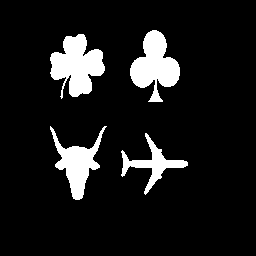
%> input picture match1.gif, 256 x 256 px
$ octave test.m   (GNU Octave 9; MATLAB toolbox functions it lacks are replaced by stand-ins)
%> lines starting %> are read from the running program, lines starting %| are printed output that depends on the picture; in (x1, y1, x2, y2) boxes, pixels count from 0 and x2, y2 are one past the last pixel; in counts of white or black regions, pixels touching at a corner belong together; the program's own positions count from 1
### cutShape.m
function [boundingbox, nRegions] = cutShape(filename)
% give boundingbox based on given file
% to get sub image, use imcrop(f,boundingbox(1).BoundingBox)
    f = imread(filename);
    CC = bwconncomp(f);
    boundingbox = regionprops(CC,'BoundingBox');
    nRegions = length(boundingbox);
end

### erosion.m
function erosion_pic = erosion(X,B)
% for all B we ensure B=B^s
% Specificly, we ensure B to be a (2k+1)*(2k+1) centrosymmetric matrix
% thus we can only focus on how to inplement Minkowski Subtraction

% padding X with black pixels
l = floor(length(B(1,:))/2);
X = padarray(X, [l,l], 0);

erosion_pic = zeros(size(X));
[ROW,COL] = size(X);
% be aware of border affect
for x=1+l:ROW-l
    for y=1+l:COL-l
        curr_X = X(x-l:x+l,y-l:y+l);
        tmp = (curr_X & B) == B;
        erosion_pic(x,y) = all(tmp(:));
    end
end
erosion_pic = erosion_pic(l+1:end-l, l+1:end-l);
return

### dilation.m
function dilation_pic = dilation(X,B)
% for all B we ensure B=B^s
% Specificly, we ensure B to be a (2k+1)*(2k+1) centrosymmetric matrix
% thus we can only focus on how to inplement Minkowski Subtraction

% padding X with white pixels
l = floor(length(B(1,:))/2);
X = padarray(X, [l,l], 0);

dilation_pic = zeros(size(X));
[ROW,COL] = size(X);
% be aware of border affect
for x=1+l:ROW-l
    for y=1+l:COL-l
        curr_X = X(x-l:x+l,y-l:y+l);
        tmp = curr_X & B;
        dilation_pic(x,y) = any(tmp(:));
    end
end
dilation_pic = dilation_pic(l+1:end-l, l+1:end-l);
return

### opening.m
function XB = opening(X,B)
% X original image
% B symmetric structuring element
% XB X open by B

XB = dilation(erosion(X,B),B);

end

### test.m
f = imread('match1.gif');
%> f: size 256x256 uint8; values 0 (black) and 1 (white), 10% white; 4 white regions
[B,n] = cutShape('match1.gif');
%> in cutShape, `CC = bwconncomp(f);`: CC = 4 connected components
%> in cutShape, `boundingbox = regionprops(CC,'BoundingBox');`: boundingbox = 4 regions; box (x1, y1, x2, y2): (50, 34, 105, 99), (50, 126, 107, 200), (121, 133, 188, 195), (130, 30, 180, 102)
%> in cutShape, `nRegions = length(boundingbox);`: nRegions = 4
%> B has the same summary as boundingbox in cutShape; n = 4
sub = imcrop(f,B(1).BoundingBox);
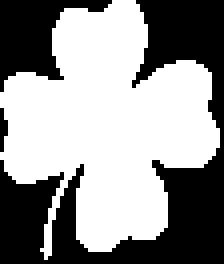
%> sub: size 66x56 uint8 (shown 4 times larger); values 0 (black) and 1 (white), 57.5% white; 3 black regions (1 under 20 px), largest, box (x1, y1, x2, y2) and area: (0, 0, 56, 66) 1256, (0, 0, 28, 23) 300

A = opening(sub,ones(21,21));
%> in erosion, `X = padarray(X, [l,l], 0);`:
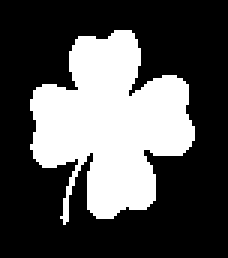
%> X: size 86x76 uint8 (shown 3 times larger); values 0 (black) and 1 (white), 32.5% white; 1 white region, box (x1, y1, x2, y2) and area: (10, 10, 65, 75) 2125
%> after the loop in erosion, `for x=1+l:ROW-l`:
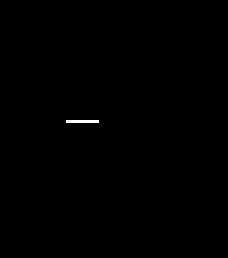
%> erosion_pic: size 86x76 double (shown 3 times larger); values 0 (black) and 1 (white), 0.17% white in thin lines or dots, all inside (x1, y1, x2, y2) = (22, 40, 33, 41)
%> in erosion, `erosion_pic = erosion_pic(l+1:end-l, l+1:end-l);`:
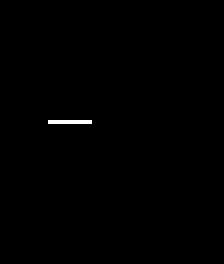
%> erosion_pic: size 66x56 double (shown 4 times larger); values 0 (black) and 1 (white), 0.3% white in thin lines or dots, all inside (x1, y1, x2, y2) = (12, 30, 23, 31)
%> after the loop in dilation, `for x=1+l:ROW-l`:
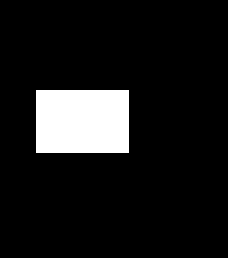
%> dilation_pic: size 86x76 double (shown 3 times larger); values 0 (black) and 1 (white), 10% white; 1 white region, box (x1, y1, x2, y2) and area: (12, 30, 43, 51) 651
%> in dilation, `dilation_pic = dilation_pic(l+1:end-l, l+1:end-l);`:
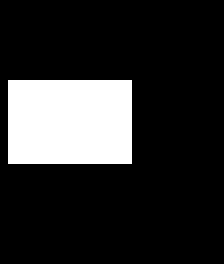
%> dilation_pic: size 66x56 double (shown 4 times larger); values 0 (black) and 1 (white), 17.6% white; 1 white region, box (x1, y1, x2, y2) and area: (2, 20, 33, 41) 651
imshow(A,[])
